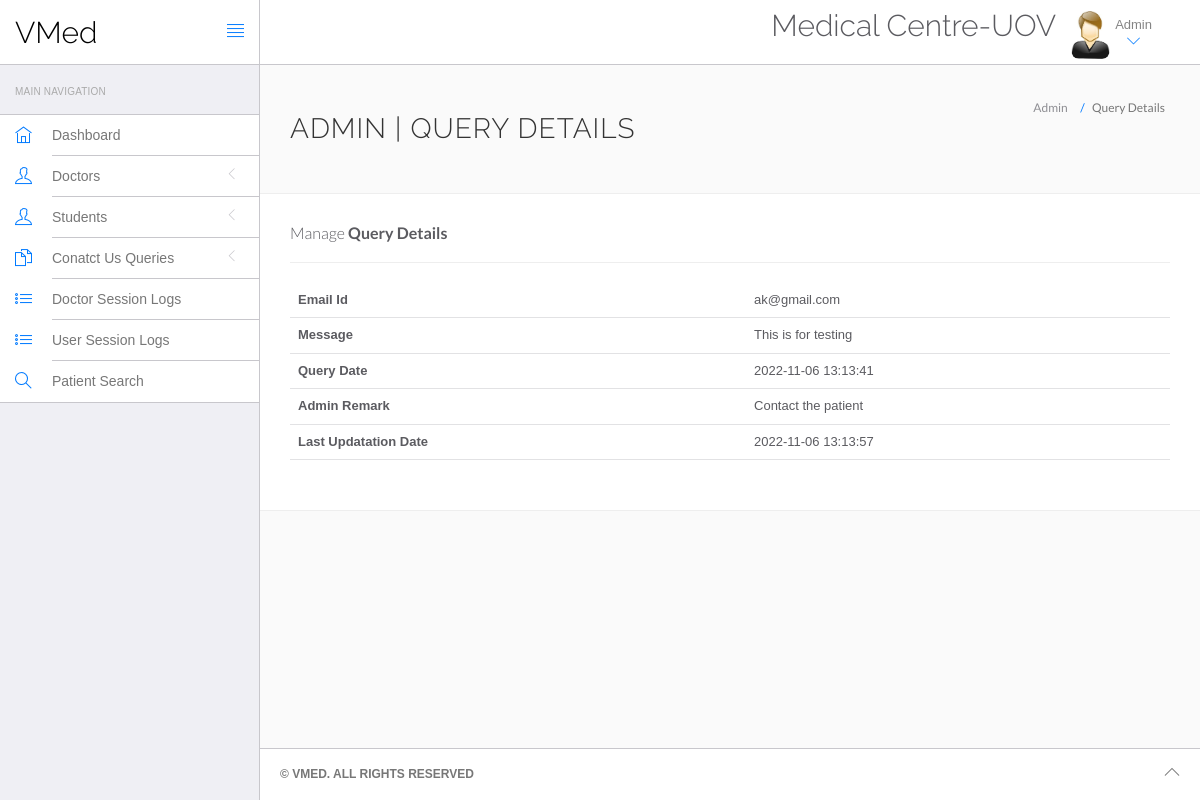
The page /VMed/vmed/admin/query-details.php?id=2 (signed in) on the database its author committed.
### tables this page shows
CREATE TABLE `tblcontactus` (
  `id` int(11) NOT NULL,
  `email` varchar(255) DEFAULT NULL,
  `message` mediumtext DEFAULT NULL,
  `PostingDate` timestamp NULL DEFAULT current_timestamp(),
  `AdminRemark` mediumtext DEFAULT NULL,
  `LastupdationDate` timestamp NULL DEFAULT NULL ON UPDATE current_timestamp(),
  `IsRead` int(11) DEFAULT NULL
);

### VMed/vmed/admin/query-details.php (the view, shortened to what this page needs)
<?php
include('include/config.php');
if(strlen($_SESSION['id']==0)) {
 header('location:logout.php');
  } else{
?>
<!DOCTYPE html>
<html lang="en">
	<head>
		<link rel="stylesheet" href="vendor/bootstrap/css/bootstrap.min.css">
		<link rel="stylesheet" href="vendor/fontawesome/css/font-awesome.min.css">
		<link rel="stylesheet" href="vendor/themify-icons/themify-icons.min.css">
		<link href="vendor/animate.css/animate.min.css" rel="stylesheet" media="screen">
		<link href="vendor/perfect-scrollbar/perfect-scrollbar.min.css" rel="stylesheet" media="screen">
		<link href="vendor/switchery/switchery.min.css" rel="stylesheet" media="screen">
		<link href="vendor/bootstrap-touchspin/jquery.bootstrap-touchspin.min.css" rel="stylesheet" media="screen">
		<link href="vendor/select2/select2.min.css" rel="stylesheet" media="screen">
		<link href="vendor/bootstrap-datepicker/bootstrap-datepicker3.standalone.min.css" rel="stylesheet" media="screen">
		<link href="vendor/bootstrap-timepicker/bootstrap-timepicker.min.css" rel="stylesheet" media="screen">
		<link rel="stylesheet" href="assets/css/styles.css">
		<link rel="stylesheet" href="assets/css/plugins.css">
		<link rel="stylesheet" href="assets/css/themes/theme-1.css" id="skin_color" />
	</head>
	<body>
		<div id="app">
			<?php include('include/sidebar.php');?>
			<div class="app-content">
				<?php include('include/header.php');?>
				<div class="main-content" >
					<div class="wrap-content container" id="container">
						<section id="page-title">
							<div class="row">
								<div class="col-sm-8">
									<h1 class="mainTitle">Admin | Query Details</h1>
								</div>
								<ol class="breadcrumb">
									<li>
										<span>Admin</span>
									</li>
									<li class="active">
										<span>Query Details</span>
									</li>
								</ol>
							</div>
						</section>
						<div class="container-fluid container-fullw bg-white">
							<div class="row">
								<div class="col-md-12">
									<h5 class="over-title margin-bottom-15">Manage <span class="text-bold">Query Details</span></h5>
												<hr />
									<table class="table table-hover" id="sample-table-1">
										<tbody>
											<?php
											$qid=intval($_GET['id']);
											$sql=mysqli_query($con,"select * from tblcontactus where id='$qid'");
											while($row=mysqli_fetch_array($sql))
											{
											?>
											<tr>
												<th>Email Id</th>
												<td><?php echo $row['email'];?></td>
											</tr>
											<tr>
												<th>Message</th>
												<td><?php echo $row['message'];?></td>
												</tr>
											<tr>
												<th>Query Date</th>
												<td><?php echo $row['PostingDate'];?></td>
											</tr>
											<?php if($row['AdminRemark']==""){?>
											<form name="query" method="post">
												<tr>
													<th>Admin Remark</th>
													<td><textarea name="adminremark" class="form-control" required="true"></textarea></td>
												</tr>
												<tr>
													<td>&nbsp;</td>
													<td>
														<button type="submit" class="btn btn-primary pull-left" name="update">
															Update <i class="fa fa-arrow-circle-right"></i>
														</button>
													</td>
												</tr>
											</form>
											<?php } else {?>
											<tr>
												<th>Admin Remark</th>
												<td><?php echo $row['AdminRemark'];?></td>
											</tr>
											<tr>
												<th>Last Updatation Date</th>
												<td><?php echo $row['LastupdationDate'];?></td>
											</tr>
											<?php
											 }} ?>
										</tbody>
									</table>
								</div>
							</div>
						</div>
					</div>
				</div>
			</div>
			<?php include('include/footer.php');?>
		</div>
	</body>
</html>
<?php } ?>

### VMed/vmed/admin/assets/css/themes/theme-1.css (style rules this page uses)
body { background: #FAFAFA; }

### rows shown on the page
tblcontactus: email "ak@gmail.com", message "This is for testing", PostingDate "2022-11-06 13:13:41", AdminRemark "Contact the patient", LastupdationDate "2022-11-06 13:13:57"
